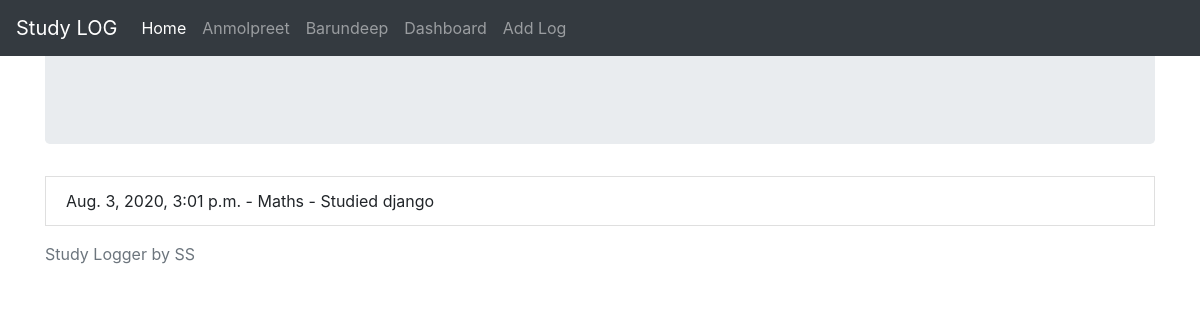
Screenshot of /study/1 with the database file from the repository.
### study/models.py (models this page shows, shortened)
class StudyLog(models.Model):
    subject = models.ForeignKey(Subject, on_delete=models.CASCADE)
    user = models.CharField(max_length=40)
    date = models.DateTimeField(default=timezone.now)
    update_date = models.DateTimeField(auto_now=True)
    description = models.TextField(max_length=300)
    next_review_date = models.DateTimeField(default=days_hence)

class Subject(models.Model):
    name = models.CharField(max_length=50)
    def __str__(self):
        return self.name

### study/views.py (the view)
# urls.py: path('study/<int:pk>', views.LogDetailView.as_view(), name="detail-view"),
class LogDetailView(DetailView):
    model = StudyLog
    template_name = "study/detail.html"

### study/templates/study/detail.html (shortened to what this page needs)
{% extends 'base.html' %}
{% block content %}
<div class="jumbotron">
</div>
<li class="list-group-item">{{object.date}} - {{object.subject}}  - {{object.description}} </li>
{% endblock content %}

### rows the page displays
StudyLog: date "Aug. 3, 2020, 3:01 p.m.", subject "Maths", description "Studied django"
